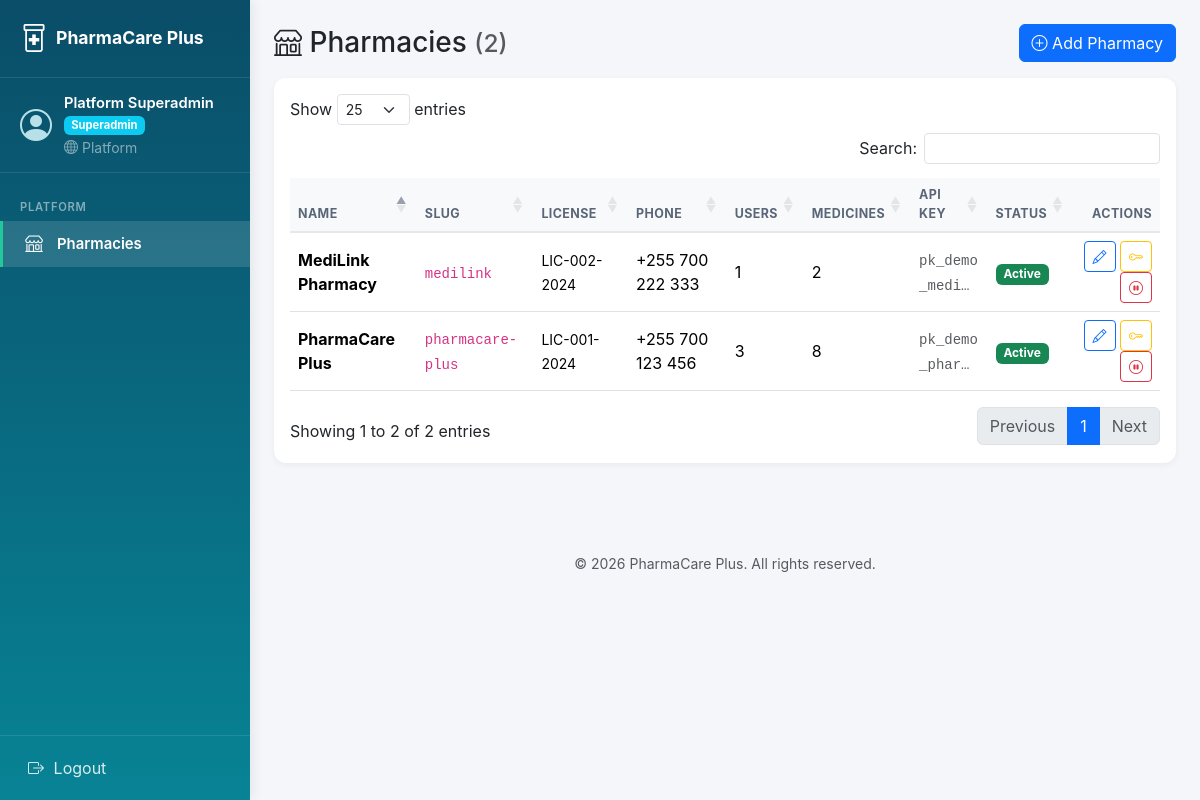
Page /index.php?page=pharmacies (signed in) on the committed database.
### tables this page shows
CREATE TABLE pharmacies (
    id INT AUTO_INCREMENT PRIMARY KEY,
    name VARCHAR(150) NOT NULL,
    slug VARCHAR(80) UNIQUE NOT NULL,
    license_number VARCHAR(80),
    address VARCHAR(255),
    phone VARCHAR(30),
    email VARCHAR(120),
    logo_path VARCHAR(255),
    api_key VARCHAR(64) UNIQUE,
    is_active TINYINT(1) DEFAULT 1,
    created_at TIMESTAMP DEFAULT CURRENT_TIMESTAMP,
    updated_at TIMESTAMP DEFAULT CURRENT_TIMESTAMP ON UPDATE CURRENT_TIMESTAMP
);

### controllers/PharmacyController.php (called while the page is built, shortened)
<?php
require_once __DIR__ . '/../models/Pharmacy.php';
class PharmacyController {
    private $pharmacy;
    public function __construct($db) {
        $this->pharmacy = new Pharmacy($db);
    }
    public function index() {
        $pharmacies = $this->pharmacy->all();
        require __DIR__ . '/../views/pharmacies/index.php';
    }
}

### index.php (called while the page is built, shortened)
<?php
require_once __DIR__ . '/config/config.php';
$db = (new Database())->getConnection();
$action = $_GET['action'] ?? 'index';
$controller = new $controllerName($db);
$methodMap = [
    'index'         => 'index',
    'create'        => 'create',
    'store'         => 'store',
    'edit'          => 'edit',
    'update'        => 'update',
    'delete'        => 'delete',
    'show'          => 'show',
    'invoice'       => 'invoice',
    'pos'           => 'pos',
    'sales'         => 'sales',
    'inventory'     => 'inventory',
    'expiry'        => 'expiry',
    'adjust'        => 'adjust',
    'storeAdjust'   => 'storeAdjust',
    'ajaxSearch'    => 'ajaxSearch',
    'ajaxBarcode'   => 'ajaxBarcode',
    'toggle'        => 'toggle',
    'rotateKey'     => 'rotateKey',
    'profile'           => 'profile',
    'updateProfile'     => 'updateProfile',
    'exportSalesPdf'    => 'exportSalesPdf',
    'exportInventoryPdf'=> 'exportInventoryPdf',
    'exportExpiryPdf'   => 'exportExpiryPdf',
];
$method = $methodMap[$action] ?? 'index';
$controller->$method();

### models/Pharmacy.php (called while the page is built, shortened)
<?php
class Pharmacy {
    private $db;
    public function __construct($db) {
        $this->db = $db;
    }
    public function all() {
        return $this->db->query("
            SELECT p.*,
                   (SELECT COUNT(*) FROM users     u WHERE u.pharmacy_id = p.id) AS user_count,
                   (SELECT COUNT(*) FROM medicines m WHERE m.pharmacy_id = p.id) AS medicine_count
            FROM pharmacies p
            ORDER BY p.name ASC
        ")->fetchAll();
    }
}

### config/config.php (called while the page is built, shortened)
<?php
function url($path = '') {
    return BASE_URL . '/' . ltrim($path, '/');
}
function sanitize($value) {
    return htmlspecialchars(trim((string)$value), ENT_QUOTES, 'UTF-8');
}

### views/pharmacies/index.php (the view, shortened to what this page needs)
<?php $pageTitle = 'Pharmacies'; require __DIR__ . '/../layouts/header.php'; ?>
<div class="d-flex justify-content-between align-items-center mb-3">
    <h3 class="mb-0"><i class="bi bi-shop"></i> Pharmacies <small class="text-muted">(<?= count($pharmacies) ?>)</small></h3>
    <a href="<?= url('index.php?page=pharmacies&action=create') ?>" class="btn btn-primary">
        <i class="bi bi-plus-circle"></i> Add Pharmacy
    </a>
</div>
<div class="card"><div class="card-body table-responsive">
    <table class="table table-hover align-middle js-datatable" data-order='[[0,"asc"]]'>
        <thead>
            <tr>
                <th>Name</th><th>Slug</th><th>License</th><th>Phone</th>
                <th>Users</th><th>Medicines</th><th class="dt-no-export">API Key</th><th>Status</th>
                <th class="text-end dt-no-sort dt-no-export">Actions</th>
            </tr>
        </thead>
        <tbody>
        <?php foreach ($pharmacies as $p): ?>
            <tr>
                <td><strong><?= sanitize($p['name']) ?></strong></td>
                <td><code><?= sanitize($p['slug']) ?></code></td>
                <td><small><?= sanitize($p['license_number'] ?? '-') ?></small></td>
                <td><?= sanitize($p['phone'] ?? '-') ?></td>
                <td><?= (int)$p['user_count'] ?></td>
                <td><?= (int)$p['medicine_count'] ?></td>
                <td>
                    <small class="text-muted font-monospace" style="word-break:break-all;">
                        <?= sanitize(substr($p['api_key'] ?? '', 0, 12) . '…') ?>
                    </small>
                </td>
                <td>
                    <?php if ($p['is_active']): ?>
                        <span class="badge bg-success">Active</span>
                    <?php else: ?>
                        <span class="badge bg-secondary">Disabled</span>
                    <?php endif; ?>
                </td>
                <td class="text-end">
                    <a href="<?= url('index.php?page=pharmacies&action=edit&id=' . $p['id']) ?>"
                       class="btn btn-sm btn-outline-primary" title="Edit"><i class="bi bi-pencil"></i></a>
                    <form method="POST" action="<?= url('index.php?page=pharmacies&action=rotateKey') ?>" class="d-inline"
                          onsubmit="return confirm('Rotate API key? The current key will stop working immediately.');">
                        <button type="submit" class="btn btn-sm btn-outline-warning" title="Rotate API Key"><i class="bi bi-key"></i></button>
                    </form>
                    <form method="POST" action="<?= url('index.php?page=pharmacies&action=toggle') ?>" class="d-inline"
                          onsubmit="return confirm('<?= $p['is_active'] ? 'Disable' : 'Enable' ?> this pharmacy? Users will <?= $p['is_active'] ? 'be unable to login' : 'regain access' ?>.');">
                        <button type="submit"
                                class="btn btn-sm btn-outline-<?= $p['is_active'] ? 'danger' : 'success' ?>"
                                title="<?= $p['is_active'] ? 'Disable' : 'Enable' ?>">
                            <i class="bi bi-<?= $p['is_active'] ? 'pause-circle' : 'play-circle' ?>"></i>
                        </button>
                    </form>
                </td>
            </tr>
        <?php endforeach; ?>
        </tbody>
    </table>
</div></div>
<?php require __DIR__ . '/../layouts/footer.php'; ?>

### assets/css/style.css (style rules this page uses)
:root { --brand-primary: #0d6efd; --brand-secondary: #198754; --brand-accent: #20c997; --brand-dark: #0a1929; }
body { background: #f4f6fa; font-family: -apple-system, BlinkMacSystemFont, 'Segoe UI', Roboto, sans-serif; }
:root { --sidebar-width: 250px; --topbar-height: 56px; }
.card { border: none; border-radius: 12px; box-shadow: 0 2px 6px rgba(0,0,0,0.05); }
.table thead th { background: #f8f9fb; font-size: 0.78rem; text-transform: uppercase; letter-spacing: 0.4px; color: #5a6677; border-bottom: 2px solid #e6e8ed; }

### rows in the picture
pharmacies: name "MediLink Pharmacy", slug "medilink", license_number "LIC-002-2024", phone "+255 700 222 333", user_count "1", medicine_count "2", api_key "pk_demo_medi…", is_active "Active"
pharmacies: name "PharmaCare Plus", slug "pharmacare-plus", license_number "LIC-001-2024", phone "+255 700 123 456", user_count "3", medicine_count "8", api_key "pk_demo_phar…", is_active "Active"

### other values in the picture
APP_NAME "PharmaCare Plus"
$u['full_name'] "Platform Superadmin"
$u['role'] "Superadmin"
count($pharmacies) "2"
